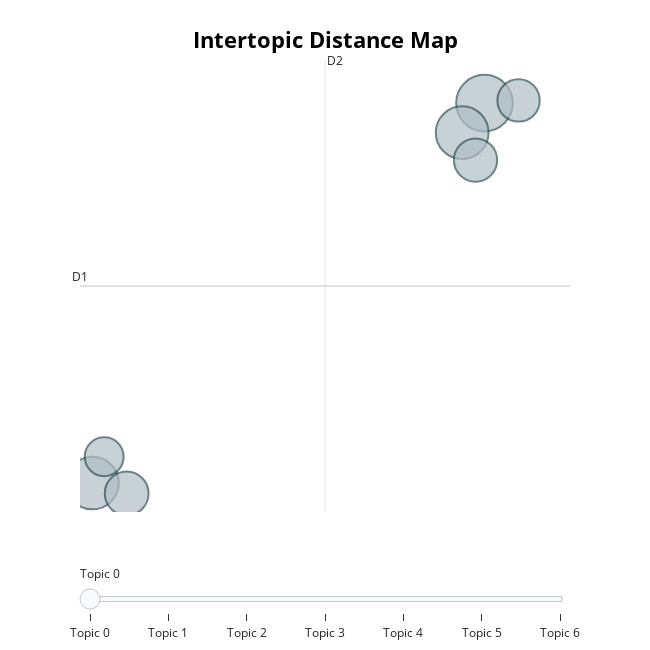

The notebook cell saved with this chart:
### Code cell
topic_model.visualize_topics(custom_labels=True)

### Figure 1 — Plotly figure (JSON) as saved in the notebook; plotly's stock layout.template omitted (floating-point values rounded to 4 significant figures)
{"data": [{"customdata": [[0, "Driverless", 3499], [1, "Students", 3043], [2, "Venus", 3017], [3, "Mars", 2094], [4, "Vote", 2046], [5, "Pollution", 1960], [6, "World", 1648]], "hovertemplate": "<b>Topic %{customdata[0]}</b><br>%{customdata[1]}<br>Size: %{customdata[2]}", "legendgroup": "", "marker": {"color": "#B0BEC5", "line": {"color": "DarkSlateGrey", "width": 2}, "size": [3499, 3043, 3017, 2094, 2046, 1960, 1648], "sizemode": "area", "sizeref": 2.187, "symbol": "circle"}, "mode": "markers", "name": "", "orientation": "v", "showlegend": false, "type": "scatter", "x": [5.131, 4.76, -1.383, -0.8148, 4.982, 5.698, -1.188], "xaxis": "x", "y": [5.689, 5.06, -2.406, -2.628, 4.475, 5.746, -1.845], "yaxis": "y"}], "layout": {"annotations": [{"showarrow": false, "text": "D1", "x": -1.59, "y": 1.793, "yshift": 10}, {"showarrow": false, "text": "D2", "x": 2.481, "xshift": 10, "y": 6.608}], "height": 650, "hoverlabel": {"bgcolor": "white", "font": {"family": "Rockwell", "size": 16}}, "legend": {"itemsizing": "constant", "tracegroupgap": 0}, "margin": {"t": 60}, "shapes": [{"line": {"color": "#CFD8DC", "width": 2}, "type": "line", "x0": 2.481, "x1": 2.481, "y0": -3.023, "y1": 6.608}, {"line": {"color": "#9E9E9E", "width": 2}, "type": "line", "x0": -1.59, "x1": 6.552, "y0": 1.793, "y1": 1.793}], "sliders": [{"active": 0, "pad": {"t": 50}, "steps": [{"args": [{"marker.color": [["red", "#B0BEC5", "#B0BEC5", "#B0BEC5", "#B0BEC5", "#B0BEC5", "#B0BEC5"]]}], "label": "Topic 0", "method": "update"}, {"args": [{"marker.color": [["#B0BEC5", "red", "#B0BEC5", "#B0BEC5", "#B0BEC5", "#B0BEC5", "#B0BEC5"]]}], "label": "Topic 1", "method": "update"}, {"args": [{"marker.color": [["#B0BEC5", "#B0BEC5", "red", "#B0BEC5", "#B0BEC5", "#B0BEC5", "#B0BEC5"]]}], "label": "Topic 2", "method": "update"}, {"args": [{"marker.color": [["#B0BEC5", "#B0BEC5", "#B0BEC5", "red", "#B0BEC5", "#B0BEC5", "#B0BEC5"]]}], "label": "Topic 3", "method": "update"}, {"args": [{"marker.color": [["#B0BEC5", "#B0BEC5", "#B0BEC5", "#B0BEC5", "red", "#B0BEC5", "#B0BEC5"]]}], "label": "Topic 4", "method": "update"}, {"args": [{"marker.color": [["#B0BEC5", "#B0BEC5", "#B0BEC5", "#B0BEC5", "#B0BEC5", "red", "#B0BEC5"]]}], "label": "Topic 5", "method": "update"}, {"args": [{"marker.color": [["#B0BEC5", "#B0BEC5", "#B0BEC5", "#B0BEC5", "#B0BEC5", "#B0BEC5", "red"]]}], "label": "Topic 6", "method": "update"}]}], "title": {"font": {"color": "Black", "size": 22}, "text": "<b>Intertopic Distance Map</b>", "x": 0.5, "xanchor": "center", "y": 0.95, "yanchor": "top"}, "width": 650, "xaxis": {"anchor": "y", "domain": [0, 1], "range": [-1.59, 6.552], "title": {"text": ""}, "visible": false}, "yaxis": {"anchor": "x", "domain": [0, 1], "range": [-3.023, 6.608], "title": {"text": ""}, "visible": false}}}
